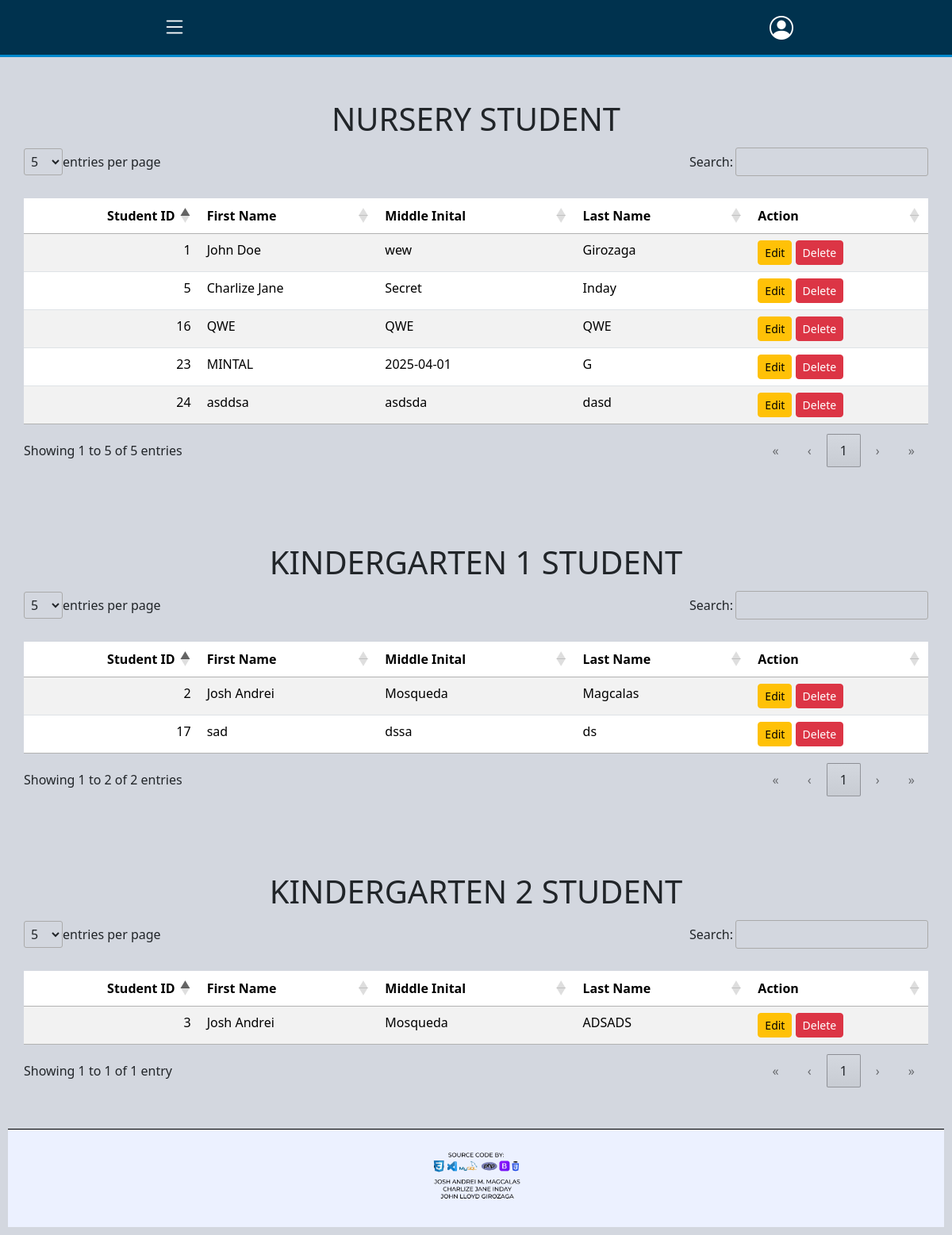
Page /website/student-listing.php on the committed database.
### tables this page shows
CREATE TABLE `tbl_student_info` (
  `student_id` int(11) NOT NULL,
  `enroll_category` enum('Nursery','Kindergarten_1','Kindergarten_2','Tutor') DEFAULT NULL,
  `schoolyear` varchar(10) DEFAULT NULL,
  `last_name` varchar(50) NOT NULL,
  `first_name` varchar(100) NOT NULL,
  `middle_name` varchar(50) DEFAULT NULL,
  `address` text NOT NULL,
  `birthdate` date NOT NULL,
  `sex` enum('Male','Female') NOT NULL,
  `parent1` varchar(50) DEFAULT NULL,
  `parent1_contact` int(12) DEFAULT NULL,
  `parent2` varchar(50) DEFAULT NULL,
  `parent2_contact` int(12) DEFAULT NULL,
  `emergency_fullname` varchar(50) NOT NULL,
  `emergency_relationship` varchar(50) NOT NULL,
  `emergency_address` text NOT NULL,
  `emergency_contact_no` int(12) NOT NULL,
  `created_by` int(11) DEFAULT NULL,
  `date_created` timestamp NOT NULL DEFAULT current_timestamp() ON UPDATE current_timestamp(),
  `updated_by` int(11) DEFAULT NULL,
  `date_updated` timestamp NOT NULL DEFAULT current_timestamp(),
  `isactive` tinyint(1) NOT NULL
);

### website/student-listing.php (the view, shortened to what this page needs)
<?php
include "../database/dbconnect.php";
try {
    $nursery_students = [];
    $kindergarten1_students = [];
    $kindergarten2_students = [];
    $queries = [
        "CALL query_nursery_list()",
        "CALL query_kindergarten_1_list()",
        "CALL query_kindergarten_2_list()"
    ];
    foreach ($queries as $index => $query) {
        if ($conn->multi_query($query)) {
            do {
                if ($result = $conn->store_result()) {
                    while ($row = $result->fetch_assoc()) {
                        if ($index == 0) {
                            $nursery_students[] = $row;
                        } elseif ($index == 1) {
                            $kindergarten1_students[] = $row;
                        } elseif ($index == 2) {
                            $kindergarten2_students[] = $row;
                        }
                    }
                }
            } while ($conn->next_result());
        } else {
            throw new Exception("Query Failed: " . $conn->error);
        }
    }
} catch (Exception $e) {
    echo "Error: " . $e->getMessage();
}
?>
<!DOCTYPE html>
<html lang="en">
<head>
    <link rel="stylesheet" href="/bootstrap/css/bootstrap.css">
    <link rel="stylesheet" href="/DataTables/datatables.min.css">
    <link href="https://cdn.jsdelivr.net/npm/bootstrap@5.3.2/dist/css/bootstrap.min.css" rel="stylesheet">
    <link href="https://cdn.jsdelivr.net/npm/bootstrap-icons/font/bootstrap-icons.css" rel="stylesheet">
    <link rel="stylesheet" href="https://cdnjs.cloudflare.com/ajax/libs/font-awesome/6.7.2/css/all.min.css">
    <link rel="stylesheet" href="../DataTables/datatables.css">
    <link rel="stylesheet" href="https://cdn.datatables.net/1.13.6/css/jquery.dataTables.min.css">
</head>
<body>
    <?php include"../Layouts/navbar.php"?>
    <div class="container mt-4">
        <h1 class="text-center">NURSERY STUDENT</h1>
            <table id="nursery-list" class="table table-striped mt-3">
                <thead>
                    <tr>
                        <th>Student ID</th>
                        <th>First Name</th>
                        <th>Middle Inital</th>
                        <th>Last Name</th>
                        <th>Action</th>
                    </tr>
                </thead>
                <tbody>
                <?php if (!empty($nursery_students)): ?>
                    <?php foreach ($nursery_students as $row): ?>
                        <tr>
                        <td><?= htmlspecialchars($row['student_id']) ?></td>
                        <td><?= htmlspecialchars($row['first_name']) ?></td>
                        <td><?= htmlspecialchars($row['middle_name']) ?></td>
                        <td><?= htmlspecialchars($row['last_name']) ?></td>
                            <td>
                                <a class="btn btn-warning btn-sm edit-btn" href="update-enrollment-form.php?student_id=<?= htmlspecialchars($row['student_id']); ?>">
                                    Edit
                                </a>
                                <form action="../database/db_delete_student.php" method="POST" onsubmit="return confirm('Are you sure you want to delete this student?');" class="d-inline">
                                    <button type="submit" class="btn btn-danger btn-sm" >Delete</button>
                                </form>
                            </td>
                        </tr>
                        <?php endforeach; ?>
                    <?php else: ?>
                        <tr>
                            <td colspan="7" class="text-center">No students available</td>
                        </tr>
                    <?php endif; ?>
                </tbody>
            </table>
    </div>
    <div class="container mt-4">
        <h1 class="text-center">KINDERGARTEN 1 STUDENT</h1>
            <table id="kindergarten1-list" class="table table-striped mt-3">
                <thead>
                    <tr>
                        <th>Student ID</th>
                        <th>First Name</th>
                        <th>Middle Inital</th>
                        <th>Last Name</th>
                        <th>Action</th>
                    </tr>
                </thead>
                <tbody>
                    <?php if (!empty($kindergarten1_students)): ?>
                        <?php foreach ($kindergarten1_students as $row): ?>
                        <tr>
                        <td><?= htmlspecialchars($row['student_id']) ?></td>
                        <td><?= htmlspecialchars($row['first_name']) ?></td>
                        <td><?= htmlspecialchars($row['middle_name']) ?></td>
                        <td><?= htmlspecialchars($row['last_name']) ?></td>
                            <td>
                                <a class="btn btn-warning btn-sm edit-btn" href="update-enrollment-form.php?student_id=<?= htmlspecialchars($row['student_id']); ?>">
                                    Edit
                                </a>
                                <form action="../database/db_delete_student.php" method="POST" onsubmit="return confirm('Are you sure you want to delete this student?');" class="d-inline">
                                    <button type="submit" class="btn btn-danger btn-sm" >Delete</button>
                                </form>
                            </td>
                        </tr>
                            <?php endforeach; ?>
                        <?php else: ?>
                        <tr>
                            <td colspan="7" class="text-center">No students available</td>
                        </tr>
                    <?php endif; ?>
                </tbody>
            </table>
    </div>
        <div class="container mt-4">
        <h1 class="text-center">KINDERGARTEN 2 STUDENT</h1>
            <table id="kindergarten2-list" class="table table-striped mt-3">
                <thead>
                    <tr>
                        <th>Student ID</th>
                        <th>First Name</th>
                        <th>Middle Inital</th>
                        <th>Last Name</th>
                        <th>Action</th>
                    </tr>
                </thead>
                <tbody>
                <?php if (!empty($kindergarten2_students)): ?>
                    <?php foreach ($kindergarten2_students as $row): ?>
                        <tr>
                            <td><?= htmlspecialchars($row['student_id']) ?></td>
                            <td><?= htmlspecialchars($row['first_name']) ?></td>
                            <td><?= htmlspecialchars($row['middle_name']) ?></td>
                            <td><?= htmlspecialchars($row['last_name']) ?></td>
                            <td>
                                <a class="btn btn-warning btn-sm edit-btn" href="update-enrollment-form.php?student_id=<?= htmlspecialchars($row['student_id']); ?>">
                                    Edit
                                </a>
                                <form action="../database/db_delete_student.php" method="POST" onsubmit="return confirm('Are you sure you want to delete this student?');" class="d-inline">
                                    <button type="submit" class="btn btn-danger btn-sm" >Delete</button>
                                </form>
                            </td>
                        </tr>
                        <?php endforeach; ?>
                        <?php else: ?>
                        <tr>
                            <td colspan="7" class="text-center">No students available</td>
                        </tr>
                    <?php endif; ?>
                </tbody>
            </table>
    </div>
    <div class="footer">
        <img src="FOOTER.png" alt="Footer" class="footer-img">
    </div>
</body>
</html>

### DataTables/datatables.css (style rules this page uses)
:root { --dt-row-selected: 13, 110, 253; --dt-row-selected-text: 255, 255, 255; --dt-row-selected-link: 9, 10, 11; --dt-row-stripe: 0, 0, 0; --dt-row-hover: 0, 0, 0; --dt-column-ordering: 0, 0, 0; --dt-html-background: white; }
table.dataTable thead > tr > th.dt-orderable-asc, table.dataTable thead > tr > th.dt-orderable-desc, table.dataTable thead > tr > th.dt-ordering-asc, table.dataTable thead > tr > th.dt-ordering-desc, table.dataTable thead > tr > td.dt-orderable-asc, table.dataTable thead > tr > td.dt-orderable-desc, table.dataTable thead > tr > td.dt-ordering-asc, table.dataTable thead > tr > td.dt-ordering-desc { position: relative; padding-right: 30px; }
table.dataTable thead > tr > th.dt-orderable-asc, table.dataTable thead > tr > th.dt-orderable-desc, table.dataTable thead > tr > td.dt-orderable-asc, table.dataTable thead > tr > td.dt-orderable-desc { cursor: pointer; }
table.dataTable th, table.dataTable td { box-sizing: border-box; }
table.dataTable th.dt-type-numeric, table.dataTable th.dt-type-date, table.dataTable td.dt-type-numeric, table.dataTable td.dt-type-date { text-align: right; }
table.dataTable thead th, table.dataTable thead td, table.dataTable tfoot th, table.dataTable tfoot td { text-align: left; }
:root { --dt-row-hover-alpha: 0.035; --dt-row-stripe-alpha: 0.023; --dt-column-ordering-alpha: 0.019; --dt-row-selected-stripe-alpha: 0.923; --dt-row-selected-column-ordering-alpha: 0.919; }
table.dataTable { width: 100%; margin: 0 auto; border-spacing: 0; }
table.dataTable thead th, table.dataTable tfoot th { font-weight: bold; }
table.dataTable > thead > tr > th, table.dataTable > thead > tr > td { padding: 10px; border-bottom: 1px solid rgba(0, 0, 0, 0.3); }
table.dataTable > tbody > tr { background-color: transparent; }
table.dataTable > tbody > tr:first-child > * { border-top: none; }
table.dataTable > tbody > tr:last-child > * { border-bottom: none; }
table.dataTable > tbody > tr > th, table.dataTable > tbody > tr > td { padding: 8px 10px; }
div.dt-container div.dt-layout-full > *:only-child { margin-left: auto; margin-right: auto; }
div.dt-container.dt-empty-footer tbody > tr:last-child > * { border-bottom: 1px solid rgba(0, 0, 0, 0.3); }

### Layouts/navbar.php (style rules this page uses)
body { background-color: #d3d7df; margin: 0; padding: 0; }
.container { max-width: 1300px; margin: auto; padding: 30px; }
.footer { text-align: center; padding: 10px; color: white; position: relative; width: 100%; }
.footer-img { max-width: 100%; height: auto; }

### rows in the picture
tbl_student_info: student_id "1", first_name "John Doe", middle_name "wew", last_name "Girozaga"
tbl_student_info: student_id "5", first_name "Charlize Jane", middle_name "Secret", last_name "Inday"
tbl_student_info: student_id "16", first_name "QWE", middle_name "QWE", last_name "QWE"
tbl_student_info: student_id "23", first_name "MINTAL", middle_name "2025-04-01", last_name "G"
tbl_student_info: student_id "24", first_name "asddsa", middle_name "asdsda", last_name "dasd"
tbl_student_info: student_id "2", first_name "Josh Andrei", middle_name "Mosqueda", last_name "Magcalas"
tbl_student_info: student_id "17", first_name "sad", middle_name "dssa", last_name "ds"
tbl_student_info: student_id "3", first_name "Josh Andrei", middle_name "Mosqueda", last_name "ADSADS"
